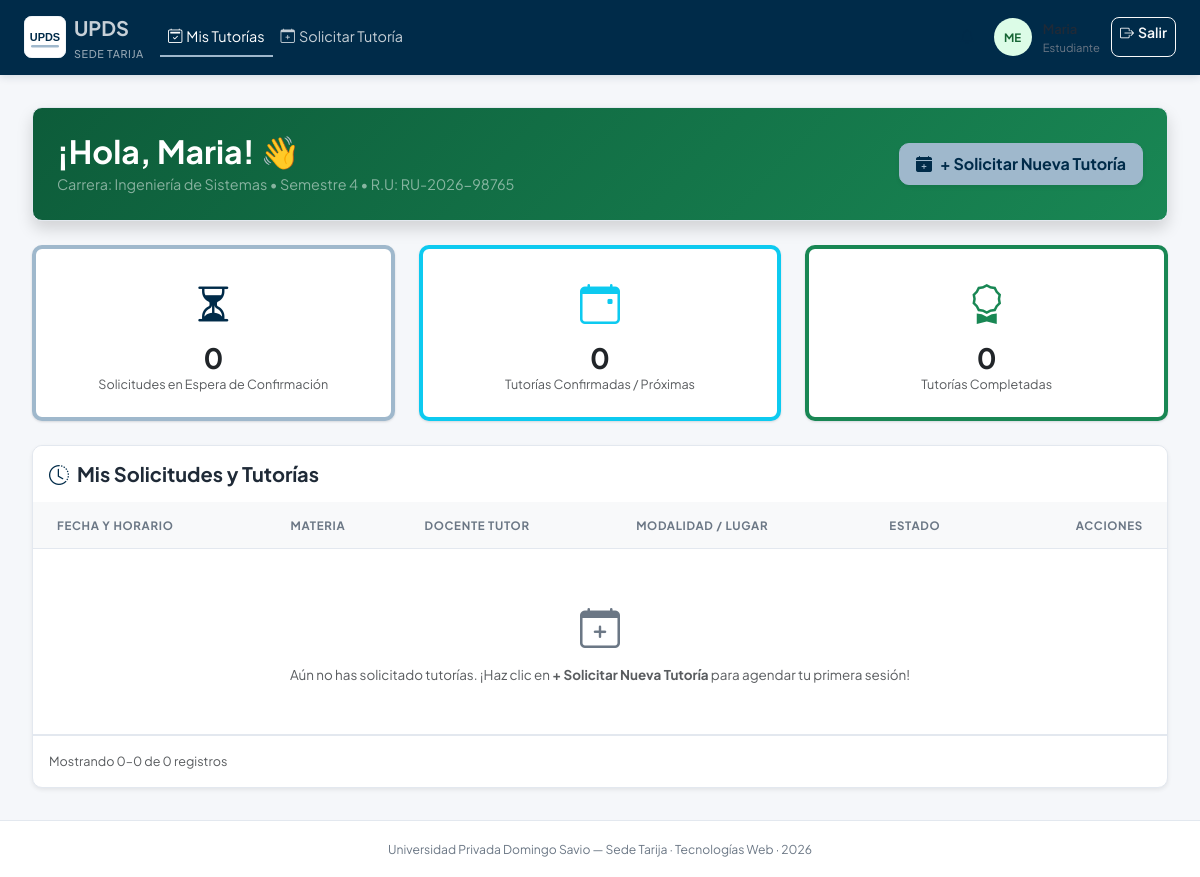
The app's page /views/estudiante/panel.php (signed in) with its own data.
### tables this page shows
CREATE TABLE IF NOT EXISTS estudiantes (
  id_estudiante INT AUTO_INCREMENT PRIMARY KEY,
  id_usuario INT NOT NULL UNIQUE,
  id_carrera INT NOT NULL,
  semestre TINYINT NOT NULL,
  registro_universitario VARCHAR(30) UNIQUE,
  CONSTRAINT fk_estudiantes_usuarios FOREIGN KEY (id_usuario) REFERENCES usuarios(id_usuario) ON DELETE CASCADE,
  CONSTRAINT fk_estudiantes_carreras FOREIGN KEY (id_carrera) REFERENCES carreras(id_carrera) ON UPDATE CASCADE
);

CREATE TABLE IF NOT EXISTS carreras (
  id_carrera INT AUTO_INCREMENT PRIMARY KEY,
  nombre_carrera VARCHAR(150) NOT NULL,
  UNIQUE KEY uq_carrera_nombre (nombre_carrera)
);

### models/EstudianteModel.php (called while the page is built, shortened)
<?php
class EstudianteModel
{
    private $pdo;
    public function __construct($pdo)
    {
        $this->pdo = $pdo;
    }
    public function obtenerPorUsuario($id_usuario)
    {
        $sql = "SELECT e.*, u.nombre, u.apellido, u.correo, u.telefono, c.nombre_carrera
                FROM estudiantes e
                INNER JOIN usuarios u ON e.id_usuario = u.id_usuario
                INNER JOIN carreras c ON e.id_carrera = c.id_carrera
                WHERE e.id_usuario = :id_usuario";
        $stmt = $this->pdo->prepare($sql);
        $stmt->execute([':id_usuario' => $id_usuario]);
        return $stmt->fetch();
    }
}

### models/TutoriaModel.php (called while the page is built, shortened)
<?php
class TutoriaModel
{
    private $pdo;
    public function __construct($pdo)
    {
        $this->pdo = $pdo;
    }
    public function obtenerMetricasPorEstudiante($id_estudiante)
    {
        $stmt = $this->pdo->prepare("SELECT
            SUM(estado = 'pendiente') AS pendientes,
            SUM(estado = 'confirmada') AS confirmadas,
            SUM(estado = 'realizada') AS realizadas
            FROM tutorias WHERE id_estudiante = :id_estudiante");
        $stmt->execute([':id_estudiante' => $id_estudiante]);
        return $stmt->fetch();
    }
}

### views/estudiante/panel.php (the view, shortened to what this page needs)
<?php
require_once __DIR__ . '/../../config/conexion.php';
require_once __DIR__ . '/../../models/EstudianteModel.php';
require_once __DIR__ . '/../../models/TutoriaModel.php';
$estudianteModel = new EstudianteModel($pdo);
$tutoriaModel = new TutoriaModel($pdo);
$idUsuario = $_SESSION['id_usuario'] ?? 0;
$estudiante = $estudianteModel->obtenerPorUsuario($idUsuario);
$idEstudiante = $estudiante['id_estudiante'];
$totalRegistros = $tutoriaModel->contarPorEstudiante($idEstudiante);
$pag = paginacionCalcular($totalRegistros, paginacionParametros(10));
$misTutorias = $tutoriaModel->obtenerPorEstudiantePaginadas($idEstudiante, $pag['por_pagina'], $pag['offset']);
$metricasEstudiante = $tutoriaModel->obtenerMetricasPorEstudiante($idEstudiante);
$pendientes = (int) ($metricasEstudiante['pendientes'] ?? 0);
$confirmadas = (int) ($metricasEstudiante['confirmadas'] ?? 0);
$realizadas = (int) ($metricasEstudiante['realizadas'] ?? 0);
include __DIR__ . '/../layouts/header.php';
?>
<div class="row g-4">
  <div class="col-12">
    <div class="card card-custom p-4 text-white shadow" style="background: linear-gradient(135deg, #0d5c3a 0%, #198754 100%) !important;">
      <div class="d-flex flex-column flex-md-row justify-content-between align-items-md-center gap-3">
        <div>
          <h2 class="fw-bold mb-1">¡Hola, <?= htmlspecialchars($_SESSION['nombre']) ?>! 👋</h2>
          <p class="mb-0 text-white-50">Carrera: <?= htmlspecialchars($estudiante['nombre_carrera']) ?> &bull; Semestre <?= $estudiante['semestre'] ?> &bull; R.U: <?= htmlspecialchars($estudiante['registro_universitario']) ?></p>
        </div>
        <div>
          <a href="/controllers/tutorias_solicitar.php" class="btn btn-accent fw-bold d-flex align-items-center gap-2 shadow-sm px-3 py-2 rounded-3">
            <i class="bi bi-calendar-plus-fill"></i>
            <span>+ Solicitar Nueva Tutoría</span>
          </a>
        </div>
      </div>
    </div>
  </div>
  <div class="col-md-4">
    <div class="card card-custom p-4 text-center border-start border-accent border-4">
      <div class="text-accent fs-1 mb-2"><i class="bi bi-hourglass-split"></i></div>
      <h3 class="fw-bold mb-0 text-dark"><?= $pendientes ?></h3>
      <p class="text-muted small mb-0">Solicitudes en Espera de Confirmación</p>
    </div>
  </div>
  <div class="col-md-4">
    <div class="card card-custom p-4 text-center border-start border-info border-4">
      <div class="text-info fs-1 mb-2"><i class="bi bi-calendar-event"></i></div>
      <h3 class="fw-bold mb-0 text-dark"><?= $confirmadas ?></h3>
      <p class="text-muted small mb-0">Tutorías Confirmadas / Próximas</p>
    </div>
  </div>
  <div class="col-md-4">
    <div class="card card-custom p-4 text-center border-start border-success border-4">
      <div class="text-success fs-1 mb-2"><i class="bi bi-award"></i></div>
      <h3 class="fw-bold mb-0 text-dark"><?= $realizadas ?></h3>
      <p class="text-muted small mb-0">Tutorías Completadas</p>
    </div>
  </div>
  <div class="col-12">
    <div class="card card-custom shadow-sm overflow-hidden">
      <div class="card-header bg-white py-3 border-0">
        <h5 class="fw-bold mb-0 d-flex align-items-center gap-2">
          <i class="bi bi-clock-history text-primary"></i>
          <span>Mis Solicitudes y Tutorías</span>
        </h5>
      </div>
      <div class="table-responsive">
        <table class="table table-hover align-middle mb-0">
          <thead class="table-light text-muted text-uppercase" style="font-size: 0.75rem; letter-spacing: 0.5px;">
            <tr>
              <th class="ps-4">Fecha y Horario</th>
              <th>Materia</th>
              <th>Docente Tutor</th>
              <th>Modalidad / Lugar</th>
              <th>Estado</th>
              <th class="text-end pe-4">Acciones</th>
            </tr>
          </thead>
          <tbody>
            <?php if (empty($misTutorias)): ?>
              <tr>
                <td colspan="6" class="text-center py-5 text-muted">
                  <i class="bi bi-calendar-plus fs-1 d-block mb-2 text-secondary"></i>
                  Aún no has solicitado tutorías. ¡Haz clic en <strong>+ Solicitar Nueva Tutoría</strong> para agendar tu primera sesión!
                </td>
              </tr>
            <?php endif; ?>
          </tbody>
        </table>
      </div>
      <?php $mostrarSelector = false; include __DIR__ . '/../partials/paginacion.php'; ?>
    </div>
  </div>
</div>
<?php include __DIR__ . '/../layouts/footer.php'; ?>

### assets/css/upds-theme.css (style rules this page uses)
:root { --upds-navy: #002b49; --upds-navy-deep: #002855; --upds-navy-soft: #e6edf3; --upds-accent: #9fb8cc; --upds-accent-dark: #7d9db8; --upds-bg: #f5f7fa; --upds-surface: #ffffff; --upds-border: #e3e8ef; --upds-text: #1f2a37; --upds-muted: #6b7785; --upds-shadow: 0 1px 2px rgba(16, 24, 40, .06), 0 1px 3px rgba(16, 24, 40, .08); --bs-primary: var(--upds-navy); --bs-primary-rgb: 0, 43, 73; --bs-secondary: var(--upds-muted); --bs-secondary-rgb: 107, 119, 133; --bs-link-color: var(--upds-navy); --bs-link-hover-color: var(--upds-navy-deep); --bs-body-bg: var(--upds-bg); --bs-body-color: var(--upds-text); --bs-border-color: var(--upds-border); --bs-border-radius: 10px; --bs-border-radius-sm: 8px; --bs-border-radius-lg: 10px; --bs-focus-ring-color: rgba(159, 184, 204, .42); }
* { box-sizing: border-box; }
html { min-height: 100%; }
body { min-height: 100vh; margin: 0; overflow-x: hidden; background: var(--upds-bg); color: var(--upds-text); font-family: 'Plus Jakarta Sans', system-ui, sans-serif; font-size: .9rem; line-height: 1.5; }
a { color: var(--upds-navy); }
.card-custom, .table-card, .kpi-card { background: var(--upds-surface); border: 1px solid var(--upds-border); border-radius: 10px; box-shadow: var(--upds-shadow); }
.card-custom { overflow: hidden; }
.table { --bs-table-bg: transparent; --bs-table-hover-bg: #f8fafc; margin-bottom: 0; }
.table th { color: var(--upds-muted); font-size: .72rem; font-weight: 700; letter-spacing: .06em; text-transform: uppercase; white-space: nowrap; }
.table td, .table th { padding: .9rem 1rem; vertical-align: middle; }
.table tbody tr { min-height: 60px; }
.table tbody td { color: var(--upds-text); font-size: .84rem; }
.table thead { border-bottom: 1px solid var(--upds-border); }
.font-tabular, .table, .kpi-value { font-variant-numeric: tabular-nums; }
.btn { min-height: 40px; border-radius: 8px; font-weight: 600; }
.btn-warning, .btn-accent { --bs-btn-color: var(--upds-navy); --bs-btn-bg: var(--upds-accent); --bs-btn-border-color: var(--upds-accent); --bs-btn-hover-color: var(--upds-navy); --bs-btn-hover-bg: var(--upds-accent-dark); --bs-btn-hover-border-color: var(--upds-accent-dark); --bs-btn-active-color: var(--upds-navy); --bs-btn-active-bg: var(--upds-accent-dark); --bs-btn-active-border-color: var(--upds-accent-dark); }
.text-accent { color: var(--upds-navy) !important; }
.border-accent { border-color: var(--upds-accent) !important; }

### records on screen
estudiantes: id_carrera.nombre_carrera "Ingeniería de Sistemas", semestre "4", registro_universitario "RU-2026-98765"

### other values on screen
$iniciales "ME"
$rolSesion "Estudiante"
$_SESSION['nombre'] "Maria"
$pendientes "0"
$confirmadas "0"
$realizadas "0"
$inicio "0"
$fin "0"
$pag['total'] "0"
